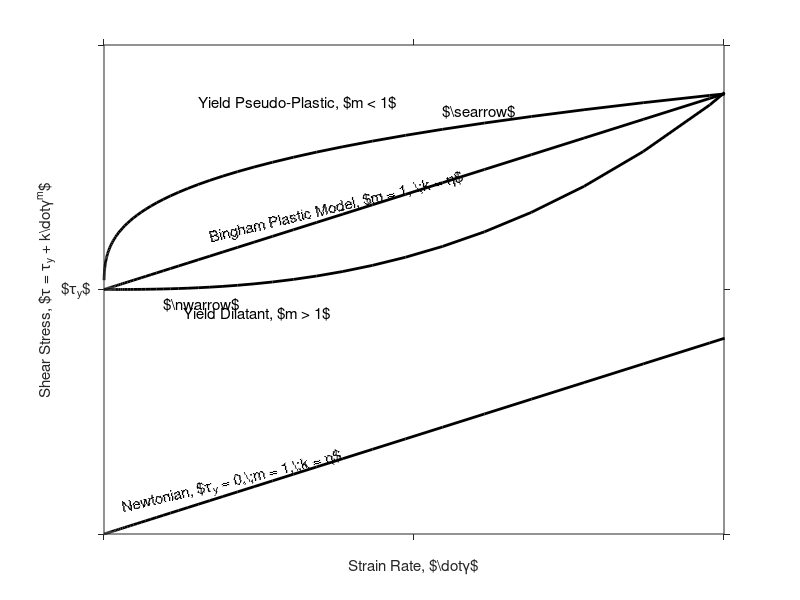

Recreate this plot in MATLAB. (Note: this script raises an error after producing the figure.)
% tau = t_hb + k*gam_dot^m

t_hb = 2.5;
gam_dot = logspace(-4,1,100);
k = 2;

tau{1} = k.*gam_dot;
tau{2} = t_hb + k.*gam_dot.^0.33;
tau{3} = t_hb + k.*gam_dot;
tau{4} = t_hb + k.*gam_dot.^2.5;

line = {'-', '-', '-', '-'};
leg_str = {'Newtonian', 'Non-Newtonian'};

figure
hold on
for n = 1:4
  h(n) = plot(gam_dot, tau{n}, 'k', 'LineWidth', 2, 'LineStyle', line{n});
end

text(gam_dot(50), tau{1}(50)+0.2, 'Newtonian, $\tau_y = 0,\;m = 1,\;k = \eta$', 'Rotation', 13.5, 'FontSize', 11);
text(gam_dot(75), tau{2}(65)+0.70, '$\searrow$', 'FontSize', 11);
text(gam_dot(64), tau{2}(65)+0.80, 'Yield Pseudo-Plastic, $m < 1$', 'Rotation', 0, 'FontSize', 11);
text(gam_dot(65), tau{3}(65)+0.19, 'Bingham Plastic Model, $m = 1, \;k = \eta$', 'Rotation', 13.5, 'FontSize', 11);
text(gam_dot(60), tau{4}(40)-0.15, '$\nwarrow$', 'FontSize', 11);
text(gam_dot(62)+0.0075, tau{4}(40)-0.25, 'Yield Dilatant, $m > 1$', 'Rotation', 0, 'FontSize', 11);

% legend(h(1:2), leg_str, 'Location', 'NorthWest')
axis([0 1 0 5])
set(gca, 'YTick', [0 2.5 5], ...
          'YTickLabel', {'' '$\tau_y$' ''},...
          'XTick', [0 0.5 1], ...
          'XTickLabel', {'' '' ''},...
          'TickDir', 'out', 'FontSize', 11)
box on
xlabel('Strain Rate, $\dot{\gamma}$', 'FontSize', 11)
ylabel('Shear Stress, $\tau = \tau_y + k\dot{\gamma}^m$', 'FontSize', 11)
exFig(gcf, 'fig_rheoCurves', 5, 3)